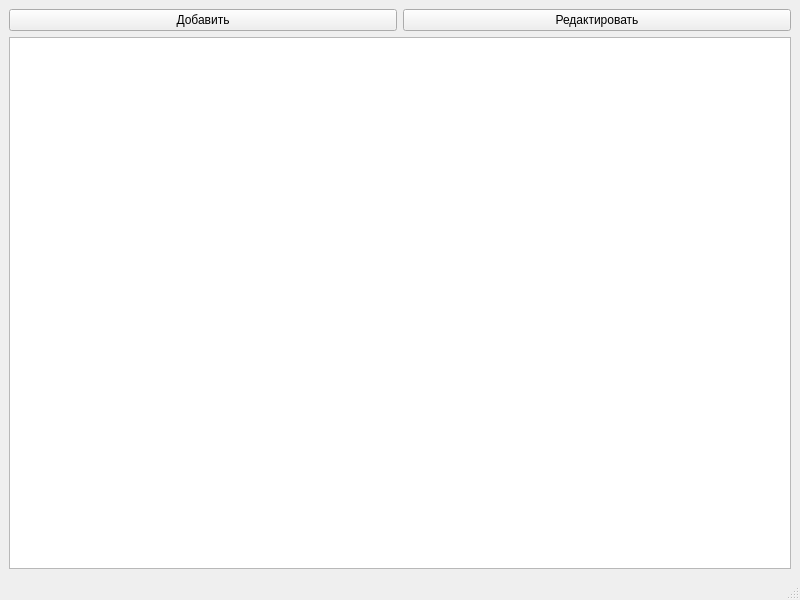
<?xml version="1.0" encoding="UTF-8"?>
<ui version="4.0">
 <class>MainWindow</class>
 <widget class="QMainWindow" name="MainWindow">
  <property name="geometry">
   <rect>
    <x>0</x>
    <y>0</y>
    <width>800</width>
    <height>600</height>
   </rect>
  </property>
  <property name="windowTitle">
   <string>MainWindow</string>
  </property>
  <widget class="QWidget" name="centralwidget">
   <layout class="QVBoxLayout" name="verticalLayout">
    <item>
     <layout class="QHBoxLayout" name="horizontalLayout">
      <item>
       <widget class="QPushButton" name="addButton">
        <property name="text">
         <string>Добавить</string>
        </property>
       </widget>
      </item>
      <item>
       <widget class="QPushButton" name="editButton">
        <property name="text">
         <string>Редактировать</string>
        </property>
       </widget>
      </item>
     </layout>
    </item>
    <item>
     <widget class="QTableWidget" name="tableWidget"/>
    </item>
   </layout>
  </widget>
  <widget class="QMenuBar" name="menubar">
   <property name="geometry">
    <rect>
     <x>0</x>
     <y>0</y>
     <width>800</width>
     <height>22</height>
    </rect>
   </property>
  </widget>
  <widget class="QStatusBar" name="statusbar"/>
 </widget>
 <resources/>
 <connections/>
</ui>
